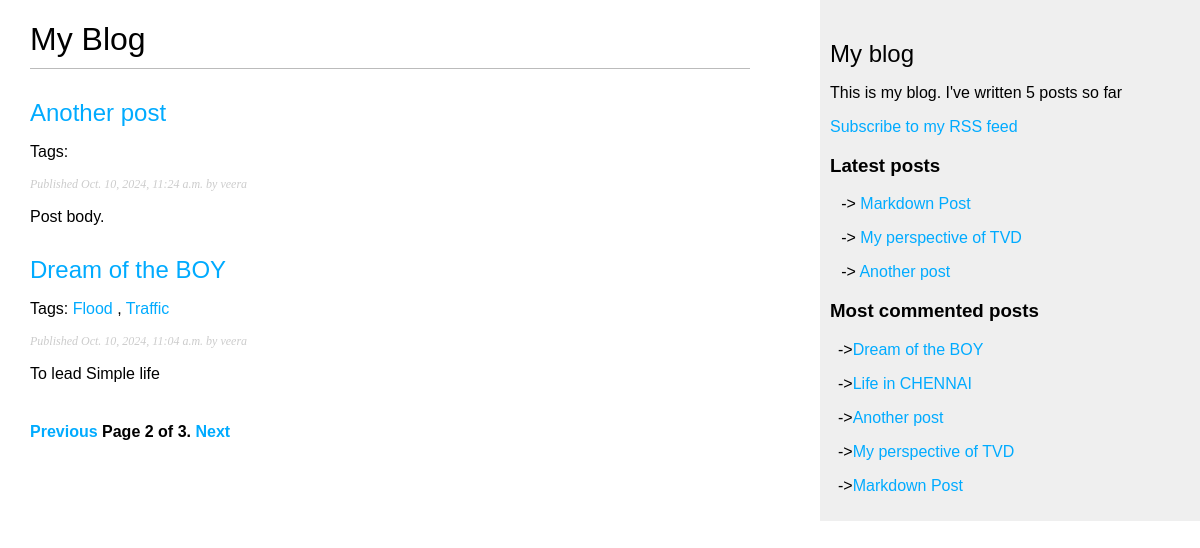
Screenshot of /blog/?page=2 with the database file from the repository.
### blog/models.py (models this page shows, shortened)
class Post(models.Model):
    STATUS_CHOICES = (
        ('draft', 'Draft'),
        ('published', 'Published'),
    )
    title = models.CharField(max_length=250)
    slug = models.SlugField(max_length=250, unique_for_date='publish')
    author = models.ForeignKey(User, on_delete=models.CASCADE, related_name='blog_posts')
    body = models.TextField()
    publish = models.DateTimeField(default=timezone.now)
    created = models.DateTimeField(auto_now_add=True)
    updated = models.DateTimeField(auto_now=True)
    status = models.CharField(max_length=10, choices=STATUS_CHOICES, default='draft')
    objects = models.Manager()
    published = PublishedManager()
    tags = TaggableManager()
    class Meta:
        ordering = ('-publish',)
    def get_absolute_url(self):
        return reverse('blog:post_detail', args=[self.publish.year, self.publish.month, self.publish.day, self.slug])

### blog/views.py (the view)
# urls.py: path('', views.post_list, name='post_list'),
def post_list(request, tag_slug=None):
    object_list = Post.published.all()
    tag = None
    if tag_slug:
        tag = get_object_or_404(Tag, slug=tag_slug)
        object_list = object_list.filter(tags__in=[tag])
    paginator = Paginator(object_list, 2) # 2 posts in each page
    page = request.GET.get('page')
    try:
        posts = paginator.page(page)
    except PageNotAnInteger:
        posts = paginator.page(1)
    except EmptyPage:
        posts = paginator.page(paginator.num_pages)
    return render(request,'blog/post/list.html', {'page': page, 'posts': posts, 'tag' : tag})

### blog/models.py (called while the page is built)
    def get_queryset(self):
        return super(PublishedManager, self).get_queryset().filter(status = 'published')

### blog/templatetags/blog_tags.py (called while the page is built)
@register.simple_tag
def total_posts():
    return Post.published.count()

@register.inclusion_tag('blog/post/latest_posts.html')
def show_latest_posts(count = 5):
    latest_posts = Post.published.order_by('-publish')[:count]
    return {'latest_posts' : latest_posts}

@register.simple_tag
def get_most_commented_posts(count=5):
    return Post.published.annotate(total_comments=Count('comments')).order_by('-total_comments')[:count]

@register.filter(name = "markdown")
def markdown_format(text):
    return mark_safe(markdown.markdown(text))

### blog/templates/blog/post/list.html (shortened to what this page needs)
{% extends "blog/base.html" %}
{% load blog_tags %}
{% block content %}
  <h1>My Blog</h1>
  {% for post in posts %}
    <h2>
      <a href="{{ post.get_absolute_url }}">
        {{ post.title }}
      </a>
    </h2>
    <p class="tags">
      Tags:
      {% for tag in post.tags.all %}
        <a href="{% url 'blog:post_list_by_tag' tag.slug %}">
          {{ tag.name }}
        </a>
        {% if not forloop.last %}, {% endif %}
      {% endfor %}
    </p>
    <p class="date">
      Published {{ post.publish }} by {{ post.author }}
    </p>
    {{ post.body|markdown|truncatewords_html:30 }}
  {% endfor %}
  {% include "pagination.html" with page=posts %}
{% endblock %}

### blog/templates/blog/base.html (shortened to what this page needs)
{% load blog_tags %}
{% load static %}
<!DOCTYPE html>
<html>
<head>
  <link href="{% static 'css/blog.css' %}" rel="stylesheet">
</head>
<body>
  <div id="content">
    {% block content %}
    {% endblock %}
  </div>
  <div id="sidebar">
    <h2>My blog</h2>
    <p>This is my blog. I've written {% total_posts %} posts so far</p>
    <p>
      <a href="{% url 'blog:post_feed' %}">Subscribe to my RSS feed</a>
    </p>
    <h3>Latest posts</h3>
    {% show_latest_posts 3 %}
    <h3>Most commented posts</h3>
    {% get_most_commented_posts as most_commented_posts %}
    {% for post in most_commented_posts %}
    <p style="margin-left: 0.5rem;">-><a href="{{ post.get_absolute_url }}">{{ post.title }}</a></p>
    {% endfor %}
  </div>
</body>
</html>

### blog/templates/blog/post/latest_posts.html
    {% for post in latest_posts %}
      <p style="margin-left: 0.7rem;">->
        <a href="{{ post.get_absolute_url }}">{{ post.title }}</a>
      </p>
    {% endfor %}

### blog/static/css/blog.css (style rules this page uses)
body { margin:0; padding:0; font-family:helvetica, sans-serif; }
a { color:#00abff; text-decoration:none; }
h1 { font-weight:normal; border-bottom:1px solid #bbb; padding:0 0 10px 0; }
h2 { font-weight:normal; margin:30px 0 0; }
#content { float:left; width:60%; padding:0 0 0 30px; }
#sidebar { float:right; width:30%; padding:10px; background:#efefef; height:100%; }
p.date { color:#ccc; font-family: georgia, serif; font-size: 12px; font-style: italic; }

### rows the page displays
Post: title "Another post", publish "Oct. 10, 2024, 11:24 a.m.", author "veera", body "Post body."
Post: title "Dream of the BOY", publish "Oct. 10, 2024, 11:04 a.m.", author "veera", body "To lead Simple life"
Tag: name "Flood"
Tag: name "Traffic"
Post: title "Markdown Post"
Post: title "My perspective of TVD"
Post: title "Life in CHENNAI"

### other values shown
{{ page.number }} "2"
{{ page.paginator.num_pages }} "3"
